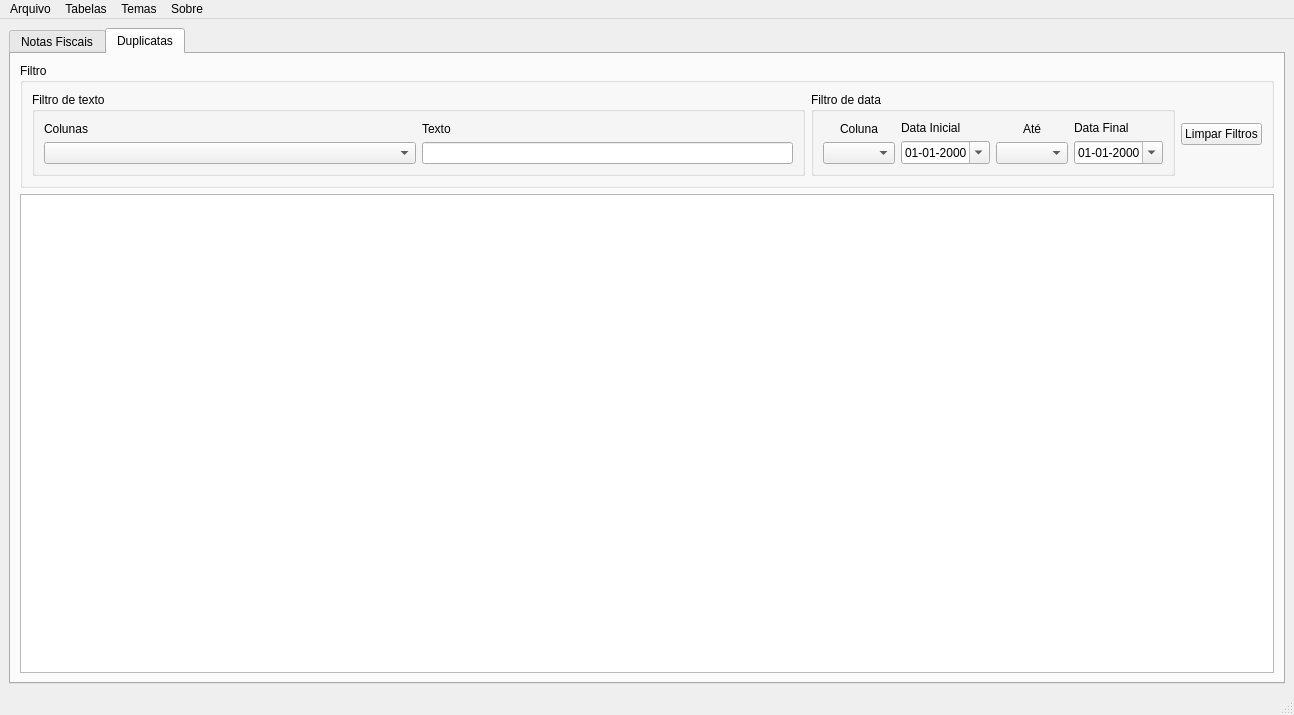
<?xml version="1.0" encoding="UTF-8"?>
<ui version="4.0">
 <class>MainWindow</class>
 <widget class="QMainWindow" name="MainWindow">
  <property name="geometry">
   <rect>
    <x>0</x>
    <y>0</y>
    <width>1294</width>
    <height>715</height>
   </rect>
  </property>
  <property name="windowTitle">
   <string>MainWindow</string>
  </property>
  <widget class="QWidget" name="centralwidget">
   <layout class="QGridLayout" name="gridLayout">
    <item row="0" column="0">
     <widget class="QTabWidget" name="tabWidget">
      <property name="currentIndex">
       <number>1</number>
      </property>
      <widget class="QWidget" name="tab_notas_fiscais">
       <attribute name="title">
        <string>Notas Fiscais</string>
       </attribute>
       <layout class="QVBoxLayout" name="verticalLayout_14">
        <item>
         <widget class="QGroupBox" name="horizontalGroupBox_2">
          <property name="title">
           <string>Filtro</string>
          </property>
          <layout class="QHBoxLayout" name="horizontalLayout_5">
           <item>
            <widget class="QGroupBox" name="horizontalGroupBox_3">
             <property name="title">
              <string>Filtro de texto</string>
             </property>
             <layout class="QHBoxLayout" name="horizontalLayout_6">
              <item>
               <layout class="QVBoxLayout" name="verticalLayout_9">
                <item>
                 <widget class="QLabel" name="label_8">
                  <property name="text">
                   <string>Colunas</string>
                  </property>
                 </widget>
                </item>
                <item>
                 <widget class="QComboBox" name="comboBox_nf_filtro_colunas">
                  <property name="sizePolicy">
                   <sizepolicy hsizetype="MinimumExpanding" vsizetype="Fixed">
                    <horstretch>0</horstretch>
                    <verstretch>0</verstretch>
                   </sizepolicy>
                  </property>
                 </widget>
                </item>
               </layout>
              </item>
              <item>
               <layout class="QVBoxLayout" name="verticalLayout_10">
                <item>
                 <widget class="QLabel" name="label_9">
                  <property name="text">
                   <string>Texto</string>
                  </property>
                 </widget>
                </item>
                <item>
                 <widget class="QLineEdit" name="lineEdit_nf_filtro_text"/>
                </item>
               </layout>
              </item>
             </layout>
            </widget>
           </item>
           <item>
            <widget class="QGroupBox" name="horizontalGroupBox_4">
             <property name="title">
              <string>Filtro de data</string>
             </property>
             <layout class="QHBoxLayout" name="horizontalLayout_7">
              <item>
               <layout class="QVBoxLayout" name="verticalLayout_16">
                <item>
                 <widget class="QLabel" name="label_14">
                  <property name="text">
                   <string>Coluna</string>
                  </property>
                  <property name="alignment">
                   <set>Qt::AlignCenter</set>
                  </property>
                 </widget>
                </item>
                <item>
                 <widget class="QComboBox" name="comboBox_nfe_data_coluna">
                  <property name="sizePolicy">
                   <sizepolicy hsizetype="Preferred" vsizetype="Fixed">
                    <horstretch>0</horstretch>
                    <verstretch>0</verstretch>
                   </sizepolicy>
                  </property>
                 </widget>
                </item>
               </layout>
              </item>
              <item>
               <layout class="QVBoxLayout" name="verticalLayout_11">
                <item>
                 <widget class="QLabel" name="label_10">
                  <property name="text">
                   <string>Data Inicial</string>
                  </property>
                 </widget>
                </item>
                <item>
                 <widget class="QDateEdit" name="dateEdit_NF_inicial">
                  <property name="displayFormat">
                   <string>dd-MM-yyyy</string>
                  </property>
                  <property name="calendarPopup">
                   <bool>true</bool>
                  </property>
                 </widget>
                </item>
               </layout>
              </item>
              <item>
               <layout class="QVBoxLayout" name="verticalLayout_12">
                <item>
                 <widget class="QLabel" name="label_11">
                  <property name="text">
                   <string>Até</string>
                  </property>
                  <property name="alignment">
                   <set>Qt::AlignCenter</set>
                  </property>
                 </widget>
                </item>
                <item>
                 <widget class="QComboBox" name="comboBox_nfe_pre_dates"/>
                </item>
               </layout>
              </item>
              <item>
               <layout class="QVBoxLayout" name="verticalLayout_13">
                <item>
                 <widget class="QLabel" name="label_12">
                  <property name="text">
                   <string>Data Final</string>
                  </property>
                 </widget>
                </item>
                <item>
                 <widget class="QDateEdit" name="dateEdit_NF_final">
                  <property name="currentSection">
                   <enum>QDateTimeEdit::DaySection</enum>
                  </property>
                  <property name="displayFormat">
                   <string>dd-MM-yyyy</string>
                  </property>
                  <property name="calendarPopup">
                   <bool>true</bool>
                  </property>
                 </widget>
                </item>
               </layout>
              </item>
             </layout>
            </widget>
           </item>
           <item>
            <widget class="QPushButton" name="pushButton_nf_limpar_filtro">
             <property name="text">
              <string>Limpar Filtros</string>
             </property>
            </widget>
           </item>
          </layout>
         </widget>
        </item>
        <item>
         <widget class="QTableWidget" name="tableWidget_NF">
          <property name="alternatingRowColors">
           <bool>true</bool>
          </property>
          <property name="selectionMode">
           <enum>QAbstractItemView::SingleSelection</enum>
          </property>
          <property name="selectionBehavior">
           <enum>QAbstractItemView::SelectRows</enum>
          </property>
          <property name="horizontalScrollMode">
           <enum>QAbstractItemView::ScrollPerPixel</enum>
          </property>
         </widget>
        </item>
       </layout>
      </widget>
      <widget class="QWidget" name="tab_duplicatas">
       <attribute name="title">
        <string>Duplicatas</string>
       </attribute>
       <layout class="QVBoxLayout" name="verticalLayout">
        <item>
         <widget class="QGroupBox" name="horizontalGroupBox">
          <property name="title">
           <string>Filtro</string>
          </property>
          <layout class="QHBoxLayout" name="horizontalLayout">
           <item>
            <widget class="QGroupBox" name="horizontalGroupBox">
             <property name="title">
              <string>Filtro de texto</string>
             </property>
             <layout class="QHBoxLayout" name="horizontalLayout_3">
              <item>
               <layout class="QVBoxLayout" name="verticalLayout_2">
                <item>
                 <widget class="QLabel" name="label">
                  <property name="text">
                   <string>Colunas</string>
                  </property>
                 </widget>
                </item>
                <item>
                 <widget class="QComboBox" name="comboBox_duplicata_colunas">
                  <property name="sizePolicy">
                   <sizepolicy hsizetype="MinimumExpanding" vsizetype="Fixed">
                    <horstretch>0</horstretch>
                    <verstretch>0</verstretch>
                   </sizepolicy>
                  </property>
                 </widget>
                </item>
               </layout>
              </item>
              <item>
               <layout class="QVBoxLayout" name="verticalLayout_3">
                <item>
                 <widget class="QLabel" name="label_2">
                  <property name="text">
                   <string>Texto</string>
                  </property>
                 </widget>
                </item>
                <item>
                 <widget class="QLineEdit" name="lineEdit_duplicatas_filtro_text"/>
                </item>
               </layout>
              </item>
             </layout>
            </widget>
           </item>
           <item>
            <widget class="QGroupBox" name="horizontalGroupBox">
             <property name="title">
              <string>Filtro de data</string>
             </property>
             <layout class="QHBoxLayout" name="horizontalLayout_4">
              <item>
               <layout class="QVBoxLayout" name="verticalLayout_15">
                <item>
                 <widget class="QLabel" name="label_13">
                  <property name="text">
                   <string>Coluna</string>
                  </property>
                  <property name="alignment">
                   <set>Qt::AlignCenter</set>
                  </property>
                 </widget>
                </item>
                <item>
                 <widget class="QComboBox" name="comboBox_duplicata_data_coluna">
                  <property name="sizePolicy">
                   <sizepolicy hsizetype="Preferred" vsizetype="Fixed">
                    <horstretch>0</horstretch>
                    <verstretch>0</verstretch>
                   </sizepolicy>
                  </property>
                 </widget>
                </item>
               </layout>
              </item>
              <item>
               <layout class="QVBoxLayout" name="verticalLayout_6">
                <item>
                 <widget class="QLabel" name="label_5">
                  <property name="text">
                   <string>Data Inicial</string>
                  </property>
                 </widget>
                </item>
                <item>
                 <widget class="QDateEdit" name="dateEdit_duplicata_inicial">
                  <property name="buttonSymbols">
                   <enum>QAbstractSpinBox::UpDownArrows</enum>
                  </property>
                  <property name="showGroupSeparator" stdset="0">
                   <bool>false</bool>
                  </property>
                  <property name="currentSection">
                   <enum>QDateTimeEdit::DaySection</enum>
                  </property>
                  <property name="displayFormat">
                   <string>dd-MM-yyyy</string>
                  </property>
                  <property name="calendarPopup">
                   <bool>true</bool>
                  </property>
                 </widget>
                </item>
               </layout>
              </item>
              <item>
               <layout class="QVBoxLayout" name="verticalLayout_8">
                <item>
                 <widget class="QLabel" name="label_6">
                  <property name="text">
                   <string>Até</string>
                  </property>
                  <property name="alignment">
                   <set>Qt::AlignCenter</set>
                  </property>
                 </widget>
                </item>
                <item>
                 <widget class="QComboBox" name="comboBox_duplicatas_pre_dates"/>
                </item>
               </layout>
              </item>
              <item>
               <layout class="QVBoxLayout" name="verticalLayout_7">
                <item>
                 <widget class="QLabel" name="label_7">
                  <property name="text">
                   <string>Data Final</string>
                  </property>
                 </widget>
                </item>
                <item>
                 <widget class="QDateEdit" name="dateEdit_duplicata_final">
                  <property name="correctionMode">
                   <enum>QAbstractSpinBox::CorrectToNearestValue</enum>
                  </property>
                  <property name="minimumDateTime">
                   <datetime>
                    <hour>0</hour>
                    <minute>0</minute>
                    <second>0</second>
                    <year>1752</year>
                    <month>9</month>
                    <day>14</day>
                   </datetime>
                  </property>
                  <property name="displayFormat">
                   <string>dd-MM-yyyy</string>
                  </property>
                  <property name="calendarPopup">
                   <bool>true</bool>
                  </property>
                 </widget>
                </item>
               </layout>
              </item>
             </layout>
            </widget>
           </item>
           <item>
            <widget class="QPushButton" name="pushButton_duplicata_limpar_filtro">
             <property name="text">
              <string>Limpar Filtros</string>
             </property>
            </widget>
           </item>
          </layout>
         </widget>
        </item>
        <item>
         <widget class="QTableWidget" name="tableWidget_duplicata">
          <property name="alternatingRowColors">
           <bool>true</bool>
          </property>
          <property name="selectionMode">
           <enum>QAbstractItemView::SingleSelection</enum>
          </property>
          <property name="selectionBehavior">
           <enum>QAbstractItemView::SelectRows</enum>
          </property>
          <property name="horizontalScrollMode">
           <enum>QAbstractItemView::ScrollPerPixel</enum>
          </property>
         </widget>
        </item>
       </layout>
      </widget>
     </widget>
    </item>
   </layout>
  </widget>
  <widget class="QMenuBar" name="menubar">
   <property name="geometry">
    <rect>
     <x>0</x>
     <y>0</y>
     <width>1294</width>
     <height>21</height>
    </rect>
   </property>
   <widget class="QMenu" name="menuArquivo">
    <property name="title">
     <string>Arquivo</string>
    </property>
    <addaction name="actionSelecionar_pasta_com_XML"/>
    <addaction name="actionAtualizar_banco_de_dados"/>
    <addaction name="separator"/>
    <addaction name="actionEscolher_arquivo_do_banco_de_dados"/>
    <addaction name="actionAtualizar_Tabelas"/>
   </widget>
   <widget class="QMenu" name="menuTabelas">
    <property name="title">
     <string>Tabelas</string>
    </property>
    <addaction name="actionFornecedores"/>
    <addaction name="actionEmpresas"/>
    <addaction name="actionTransportadoras"/>
    <addaction name="actionProdutos"/>
    <addaction name="separator"/>
    <addaction name="actionAvisos"/>
   </widget>
   <widget class="QMenu" name="menuTemas">
    <property name="title">
     <string>Temas</string>
    </property>
    <addaction name="actionFusion_Dark"/>
    <addaction name="actionFusion_White"/>
   </widget>
   <widget class="QMenu" name="menuSobre">
    <property name="title">
     <string>Sobre</string>
    </property>
    <addaction name="actionAutor"/>
   </widget>
   <addaction name="menuArquivo"/>
   <addaction name="menuTabelas"/>
   <addaction name="menuTemas"/>
   <addaction name="menuSobre"/>
  </widget>
  <widget class="QStatusBar" name="statusbar"/>
  <action name="actionSelecionar_banco_de_dados">
   <property name="text">
    <string>Selecionar banco de dados</string>
   </property>
  </action>
  <action name="actionAtualizar_banco_de_dados">
   <property name="text">
    <string>Atualizar banco de dados</string>
   </property>
  </action>
  <action name="actionFornecedores">
   <property name="text">
    <string>Fornecedores</string>
   </property>
  </action>
  <action name="actionEmpresas">
   <property name="text">
    <string>Empresas</string>
   </property>
  </action>
  <action name="actionTransportadoras">
   <property name="text">
    <string>Transportadoras</string>
   </property>
  </action>
  <action name="actionProdutos">
   <property name="text">
    <string>Produtos</string>
   </property>
  </action>
  <action name="actionFusion_Dark">
   <property name="text">
    <string>Fusion Dark</string>
   </property>
  </action>
  <action name="actionFusion_White">
   <property name="text">
    <string>Fusion White</string>
   </property>
  </action>
  <action name="actionWindows_Dark">
   <property name="text">
    <string>Windows Dark</string>
   </property>
  </action>
  <action name="actionWindows_White">
   <property name="text">
    <string>Windows White</string>
   </property>
  </action>
  <action name="actionSelecionar_pasta_com_XML">
   <property name="text">
    <string>Selecionar pasta com XML</string>
   </property>
  </action>
  <action name="actionAutor">
   <property name="text">
    <string>Autor</string>
   </property>
  </action>
  <action name="actionEscolher_arquivo_do_banco_de_dados">
   <property name="text">
    <string>Escolher arquivo do banco de dados</string>
   </property>
  </action>
  <action name="actionAtualizar_Tabelas">
   <property name="text">
    <string>Atualizar Tabelas</string>
   </property>
  </action>
  <action name="actionAvisos">
   <property name="text">
    <string>Avisos</string>
   </property>
  </action>
 </widget>
 <resources/>
 <connections/>
</ui>
